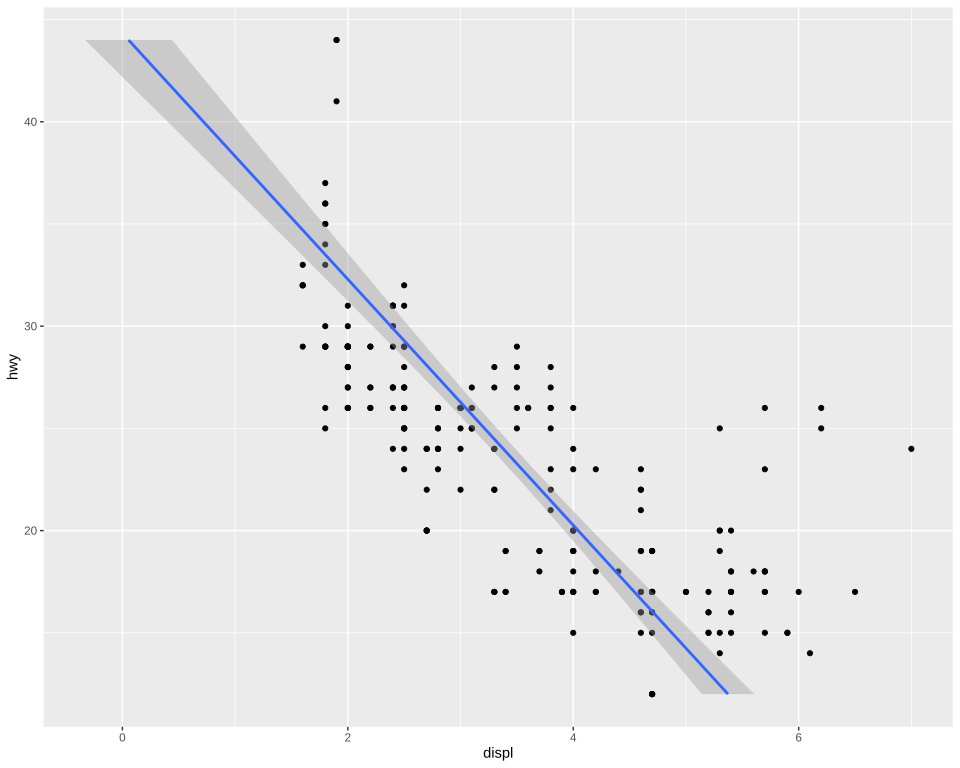

Source code (R):
# The plot test/golden/smooth_lm_horizontal.svg draws, drawn by ggplot2 itself, as ggplot2's own visual tests
# draw their snapshots: the independent check on that golden whenever it changes. The suite never
# runs this; it needs R, ggplot2 and vdiffr, saved as the Docker image giggly-r:ggplot2-4.0.3. From
# the repository's root:
#
#   docker run --rm -v "$PWD/test/golden":/golden:ro giggly-r:ggplot2-4.0.3 \
#     Rscript /golden/smooth_lm_horizontal.R > smooth_lm_horizontal.ggplot2.svg
#
# and compare the two drawings element by element, as test/golden/point.R describes.
#
# A linear fit along y, displ fitted to hwy, as geom_smooth()'s reference page's orientation =
# "y": the line and its band run up the panel.
# First checked with ggplot2 4.0.3 and vdiffr 1.0.9: every element matches, in order, the x axis
# drawn before the y as test/golden/point.R describes, and every clip path.

library(ggplot2)
plot <- ggplot(mpg, aes(displ, hwy)) + geom_point() +
  geom_smooth(method = lm, formula = y ~ x, orientation = "y") + theme_gray()
file <- tempfile(fileext = ".svg")
vdiffr::write_svg(plot, file)
cat(readLines(file), sep = "\n")
